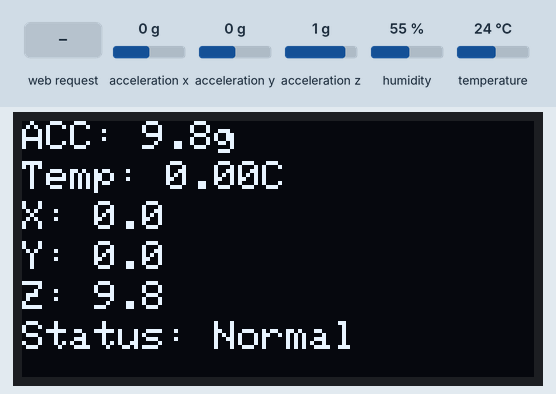
Recording of a sketch running on a simulated ESP32. Shown: 128×64 one-colour display. The test bench sets the inputs (shaded band); at power-on: acceleration x 0 g, acceleration y 0 g, acceleration z 1 g, humidity 55 %, temperature 24 °C. WiFi joins after 1.5 s; servers stay silent unless stated; uploads are accepted with an empty reply; what the sketch prints to the serial monitor is not drawn.

Above: at 4.7 s.
4.8 s: acceleration x set to -1.4 g
At 6.0 s:
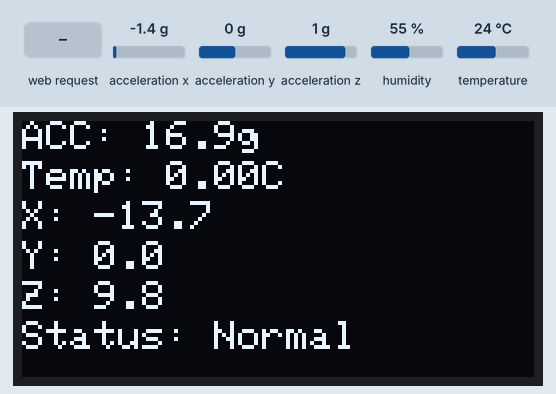
6.3 s: HTTP request GET /readDHT received
At 7.1 s:
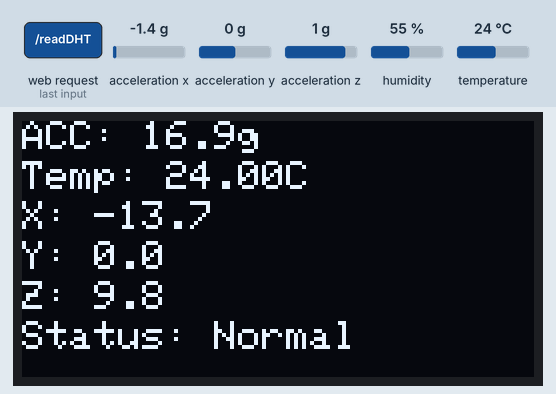
8.0 s: acceleration y set to -1.4 g
At 9.3 s:
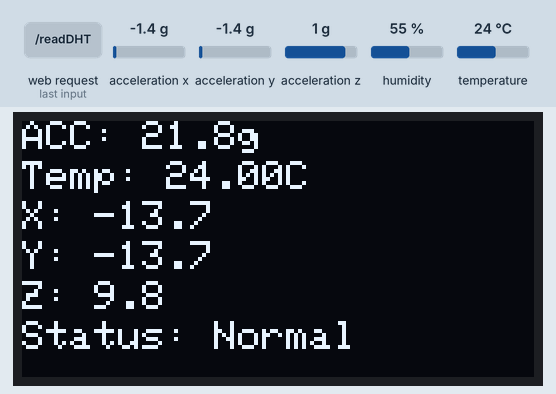
9.6 s: acceleration z set to -1.4 g
At 10.8 s:
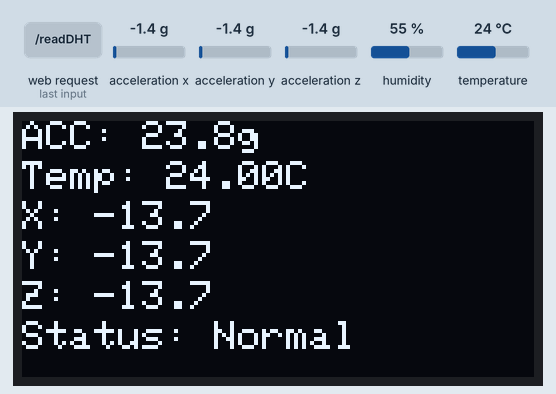
11.1 s: acceleration x set to -0.8 g
At 31.6 s:
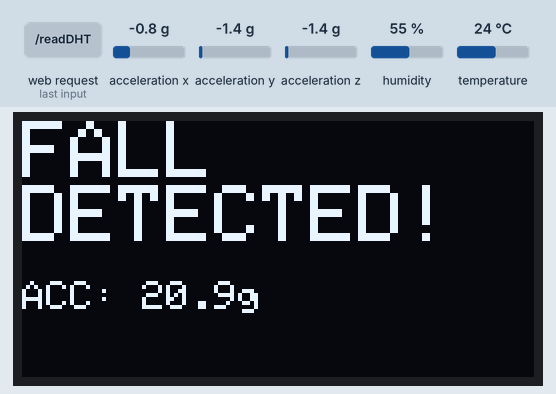
Timing chart, 0 to 33.1 s (numbered marks = the images above; inputs shaded):
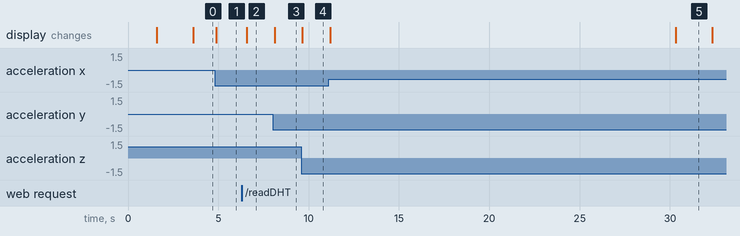

The sketch:

sms.ino
```cpp
#include <WiFi.h>
#include <WebServer.h>
#include <DHT.h>
#include <Wire.h>
#include <Adafruit_SSD1306.h>
#include <Adafruit_GFX.h>
#include <Adafruit_ADXL345_U.h>
#include <FS.h>
#include <SPIFFS.h>
#include "html1.h"
#include <SPI.h>
#include <ArduinoJson.h>
#include <WiFi.h>
#include <HTTPClient.h>
#include <base64.h>

// WiFi credentials
const char* ssid = ".x";
const char* password = "kashyap1";

// Twilio Credentials
const char* twilio_sid = "AC029725055d9622864711d9e60c7c11f7";
const char* twilio_auth = "9fe3a2c83d2cf67565ad19395ae16c9d";
const char* to_number = "+918247567314";
const char* from_number = "+18289038683";

// Web server on port 80
WebServer server(80);

// DHT sensor configuration
#define DHTPIN 27
#define DHTTYPE DHT11
DHT dht(DHTPIN, DHTTYPE);

// OLED display setup
#define SCREEN_WIDTH 128
#define SCREEN_HEIGHT 64
#define OLED_RESET -1
#define SCREEN_ADDRESS 0x3C
Adafruit_SSD1306 display(SCREEN_WIDTH, SCREEN_HEIGHT, &Wire, OLED_RESET);

// ADXL345 Accelerometer
Adafruit_ADXL345_Unified accel = Adafruit_ADXL345_Unified(12345);

// Variables for sensor readings
float roll = 0.0, pitch = 0.0, yaw = 0.0;
float humidity = 0.0, temperature = 0.0;

// Variables for fall detection
bool fallDetected = false;
unsigned long lastFallTime = 0;
const unsigned long FALL_COOLDOWN = 30000; // 30 seconds cooldown between alerts

void calculateAngles(float x, float y, float z) {
    roll = atan2(y, z) * 180.0 / PI;
    pitch = atan2(-x, sqrt(y * y + z * z)) * 180.0 / PI;
    yaw = atan2(z, sqrt(x * x + y * y)) * 180.0 / PI;
}

float calculateAccelMagnitude(float x, float y, float z) {
    return sqrt(x*x + y*y + z*z);
}

void sendTwilioSMS(String message) {
    if (WiFi.status() == WL_CONNECTED) {
        HTTPClient http;
        String twilio_url = "https://api.twilio.com/2010-04-01/Accounts/" + String(twilio_sid) + "/Messages.json";
        http.begin(twilio_url);

        String auth = String(twilio_sid) + ":" + String(twilio_auth);
        String encodedAuth = base64::encode(auth);
        http.addHeader("Authorization", "Basic " + encodedAuth);
        http.addHeader("Content-Type", "application/x-www-form-urlencoded");

        String postData = "To=" + String(to_number) + "&From=" + String(from_number) + "&Body=" + message;

        int httpResponseCode = http.POST(postData);

        if (httpResponseCode == 201) {
            Serial.println("✅ Fall Alert SMS Sent Successfully!");
        } else {
            Serial.println("❌ Error Sending SMS. Response Code: " + String(httpResponseCode));
        }

        http.end();
    }
}

void checkForFall() {
    sensors_event_t event;
    accel.getEvent(&event);

    float accelMagnitude = calculateAccelMagnitude(
        event.acceleration.x,
        event.acceleration.y,
        event.acceleration.z
    );

    // Fall detection logic - using moderate thresholds
    bool currentFallState = (abs(event.acceleration.x) > 4.0 ||
                           abs(event.acceleration.y) > 4.0 ||
                           abs(event.acceleration.z) < 7.0);

    // Check if this is a new fall and enough time has passed since the last alert
    if (currentFallState && !fallDetected && (millis() - lastFallTime > FALL_COOLDOWN)) {
        fallDetected = true;
        lastFallTime = millis();

        String fallMessage = "🚨 FALL DETECTED!\n"
                           "Acceleration: " + String(accelMagnitude, 1) + "g\n"
                           "Location: [Add location if needed]\n"
                           "Please check immediately!";

        sendTwilioSMS(fallMessage);

        // Update display with fall alert
        display.clearDisplay();
        display.setTextSize(2);
        display.setCursor(0, 0);
        display.println("FALL");
        display.println("DETECTED!");
        display.setTextSize(1);
        display.setCursor(0, 40);
        display.print("ACC: ");
        display.print(accelMagnitude, 1);
        display.print("g");
        display.display();
        delay(2000);
    }
    else if (!currentFallState) {
        if (millis() - lastFallTime > 5000) { // Reset after 5 seconds of normal readings
            fallDetected = false;
        }
    }
}

void MainPage() {
    server.send(200, "text/html", html_page);
}

void ADXL345html() {
    sensors_event_t event;
    accel.getEvent(&event);

    calculateAngles(event.acceleration.x, event.acceleration.y, event.acceleration.z);

    String status = fallDetected ? "Fall Detected" : "Normal";

    String data = "[" + String(roll, 2) + "," +
                      String(pitch, 2) + "," +
                      String(yaw, 2) + ",\"" +
                      status + "\"]";

    server.send(200, "application/json", data);
}

void DHT_Data() {
    humidity = dht.readHumidity();
    temperature = dht.readTemperature();

    if (isnan(humidity) || isnan(temperature)) {
        humidity = 0.0;
        temperature = 0.0;
    }

    String data = "[" + String(temperature, 2) + "," + String(humidity, 2) + "]";
    server.send(200, "application/json", data);
}

void displayData() {
    sensors_event_t event;
    accel.getEvent(&event);

    float accelMagnitude = calculateAccelMagnitude(
        event.acceleration.x,
        event.acceleration.y,
        event.acceleration.z
    );

    display.clearDisplay();
    display.setTextSize(1);
    display.setTextColor(SSD1306_WHITE);

    display.setCursor(0, 0);
    display.print("ACC: ");
    display.print(accelMagnitude, 1);
    display.print("g");

    display.setCursor(0, 10);
    display.print("Temp: ");
    display.print(temperature);
    display.print("C");

    display.setCursor(0, 20);
    display.print("X: ");
    display.print(event.acceleration.x, 1);

    display.setCursor(0, 30);
    display.print("Y: ");
    display.print(event.acceleration.y, 1);

    display.setCursor(0, 40);
    display.print("Z: ");
    display.print(event.acceleration.z, 1);

    display.setCursor(0, 50);
    display.print("Status: ");
    display.print(fallDetected ? "FALL!" : "Normal");

    display.display();
}

void setup() {
    Serial.begin(9600);
    dht.begin();

    Wire.begin();
    if(!display.begin(SSD1306_SWITCHCAPVCC, SCREEN_ADDRESS)) {
        Serial.println(F("SSD1306 allocation failed"));
        for(;;);
    }

    display.clearDisplay();
    display.setTextSize(1);
    display.setTextColor(SSD1306_WHITE);
    display.setCursor(0,0);
    display.println("Initializing...");
    display.display();

    if (!accel.begin()) {
        Serial.println("ADXL345 not detected!");
        while (1);
    }
    accel.setRange(ADXL345_RANGE_16_G);

    WiFi.begin(ssid, password);
    Serial.print("Connecting to WiFi");
    while (WiFi.status() != WL_CONNECTED) {
        delay(500);
        Serial.print(".");
    }
    Serial.println("\nWiFi Connected!");
    Serial.print("IP Address: ");
    Serial.println(WiFi.localIP());

    server.on("/", MainPage);
    server.on("/readADXL345", ADXL345html);
    server.on("/readDHT", DHT_Data);
    server.begin();

    display.clearDisplay();
    display.setCursor(0,0);
    display.println("System Ready!");
    display.display();
    delay(2000);
}

void loop() {
    checkForFall();
    displayData();
    server.handleClient();
    delay(100);
}
```

html1.h
```cpp
// html.h
const char html_page[] PROGMEM = R"rawliteral(
<!DOCTYPE html>
<html lang="en">
<head>
    <meta charset="UTF-8">
    <meta name="viewport" content="width=device-width, initial-scale=1.0">
    <title>ESP32 Sensor Data</title>
    <style>
        body {
            font-family: Arial, sans-serif;
            margin: 0;
            padding: 16px;
            background: #f8fafc;
        }
        .container {
            max-width: 800px;
            margin: 0 auto;
        }
        h1 {
            text-align: center;
            color: #2563eb;
            font-size: 24px;
            margin-bottom: 24px;
        }
        .card {
            background: #fff;
            border-radius: 8px;
            padding: 16px;
            margin-bottom: 16px;
            box-shadow: 0 2px 4px rgba(0,0,0,0.1);
        }
        .reading {
            display: flex;
            align-items: center;
            margin: 8px 0;
            padding: 8px;
            background: #f8fafc;
            border-radius: 4px;
        }
        .label {
            flex: 1;
            color: #64748b;
        }
        .value {
            font-weight: bold;
            color: #2563eb;
            min-width: 80px;
            text-align: right;
        }
        .bar-container {
            flex: 1;
            height: 8px;
            background: #e2e8f0;
            border-radius: 4px;
            margin: 0 16px;
            overflow: hidden;
        }
        .bar {
            height: 100%;
            width: 0%;
            transition: width 0.3s, background-color 0.3s;
        }
        .normal { background: #22c55e; }
        .warning { background: #eab308; }
        .danger { background: #ef4444; }
        .fall-alert {
            display: none;
            background: #fee2e2;
            border: 1px solid #ef4444;
            color: #ef4444;
            padding: 8px;
            border-radius: 4px;
            margin-top: 8px;
            text-align: center;
            animation: blink 1s infinite;
        }
        @keyframes blink {
            50% { opacity: 0.5; }
        }
        .status { margin-left: 8px; }
        .status.normal { color: #22c55e; }
        .status.fall { color: #ef4444; }
        .updating::after {
            content: '...';
            animation: dots 1.5s infinite;
        }
        @keyframes dots {
            0% { content: '.'; }
            33% { content: '..'; }
            66% { content: '...'; }
        }
    </style>
</head>
<body>
    <div class="container">
        <h1>ESP32 Sensor Data</h1>

        <div class="card">
            <h2>ADXL345 Data</h2>
            <div class="reading">
                <span class="label">X-axis (Roll)</span>
                <div class="bar-container">
                    <div class="bar" id="roll-bar"></div>
                </div>
                <span class="value" id="roll">...</span>
            </div>
            <div class="reading">
                <span class="label">Y-axis (Pitch)</span>
                <div class="bar-container">
                    <div class="bar" id="pitch-bar"></div>
                </div>
                <span class="value" id="pitch">...</span>
            </div>
            <div class="reading">
                <span class="label">Z-axis (Yaw)</span>
                <div class="bar-container">
                    <div class="bar" id="yaw-bar"></div>
                </div>
                <span class="value" id="yaw">...</span>
            </div>
            <div class="reading">
                <span class="label">Fall Status</span>
                <span class="value status normal" id="status">Normal</span>
            </div>
            <div class="fall-alert" id="fallAlert">
                ⚠️ FALL DETECTED - CHECK IMMEDIATELY!
            </div>
        </div>

        <div class="card">
            <h2>DHT11 Sensor Data</h2>
            <div class="reading">
                <span class="label">Temperature</span>
                <div class="bar-container">
                    <div class="bar" id="temp-bar"></div>
                </div>
                <span class="value" id="temperature">...</span>
            </div>
            <div class="reading">
                <span class="label">Humidity</span>
                <div class="bar-container">
                    <div class="bar" id="humid-bar"></div>
                </div>
                <span class="value" id="humidity">...</span>
            </div>
        </div>
    </div>

    <script>
    function updateBar(id, value, max, reverse = false) {
        const bar = document.getElementById(id);
        let percent = (value / max) * 100;
        if (reverse) percent = 100 - percent;
        bar.style.width = Math.min(100, Math.max(0, percent)) + '%';

        if (percent < 33) bar.className = 'bar normal';
        else if (percent < 66) bar.className = 'bar warning';
        else bar.className = 'bar danger';
    }

    function updateValue(id, value, unit = '') {
        const el = document.getElementById(id);
        el.textContent = (+value).toFixed(1) + unit;
    }

    function updateFallStatus(status) {
        const statusEl = document.getElementById('status');
        const alertEl = document.getElementById('fallAlert');

        if (status === 'Fall Detected') {
            statusEl.textContent = status;
            statusEl.className = 'value status fall';
            alertEl.style.display = 'block';
        } else {
            statusEl.textContent = 'Normal';
            statusEl.className = 'value status normal';
            alertEl.style.display = 'none';
        }
    }

    function fetchData() {
        // Update ADXL345 data
        fetch('/readADXL345')
            .then(r => r.json())
            .then(data => {
                updateValue('roll', data[0], '°');
                updateValue('pitch', data[1], '°');
                updateValue('yaw', data[2], '°');
                updateFallStatus(data[3]);

                updateBar('roll-bar', Math.abs(data[0]), 180);
                updateBar('pitch-bar', Math.abs(data[1]), 180);
                updateBar('yaw-bar', Math.abs(data[2]), 180);
            });

        // Update DHT11 data
        fetch('/readDHT')
            .then(r => r.json())
            .then(data => {
                updateValue('temperature', data[0], '°C');
                updateValue('humidity', data[1], '%');

                updateBar('temp-bar', data[0], 50);
                updateBar('humid-bar', data[1], 100);
            });
    }

    // Initial fetch and periodic updates
    fetchData();
    setInterval(fetchData, 2000);
    </script>
</body>
</html>
)rawliteral";
```

Measured:
- after the input at 4.8 s, the display: changes after 0.09 s (image 1)
- after the input at 6.3 s, the display: changes after 0.28 s (image 2)
- after the input at 8.0 s, the display: changes after 0.11 s (image 3)
- after the input at 9.6 s, the display: changes after 0.05 s (image 4)
